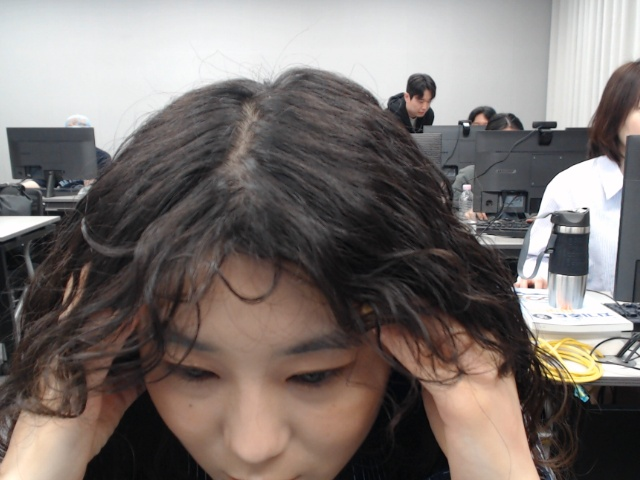
#> input picture hancom/14_yolo/basic/captured_images/result_20260720_093534.jpg, 640 x 480 px, found by its file name
$ python data_aug.py
#> lines starting #> are read from the running program, lines starting #| are printed output that depends on the picture
from PIL import Image, ImageEnhance, ImageOps       # 이미지 증강
import matplotlib.pyplot as plt

# 1. 이미지 로드
img = Image.open('captured_images/result_20260720_093534.jpg')
#> img is the input picture: PIL image 640x480 RGB; mean R, G, B 122.8, 114.6, 111.2

# 2. 이미지 증강(회전)
img_rotated = img.rotate(90)
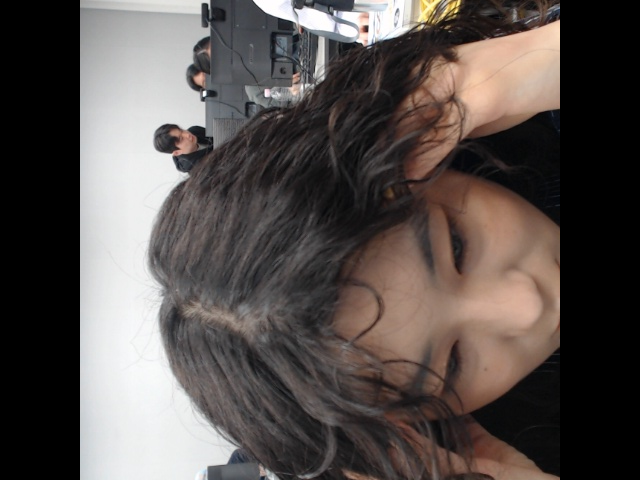
#> img_rotated: PIL image 640x480 RGB; mean R, G, B 88.3, 81, 78.1

# 2-1. 이미지 증강(밝기 조절)
enhancer = ImageEnhance.Brightness(img)
img_brightnesss = enhancer.enhance(0.5)
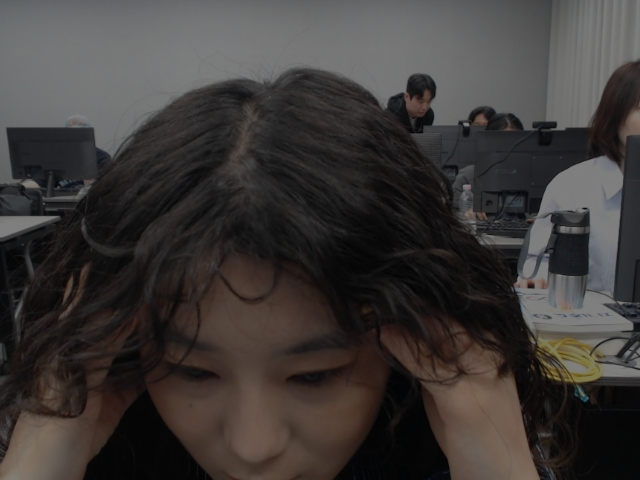
#> img_brightnesss: PIL image 640x480 RGB; mean R, G, B 61.2, 57.1, 55.3

# 2-2. 이미지 증강(좌우 반전)
img_flip = ImageOps.mirror(img)
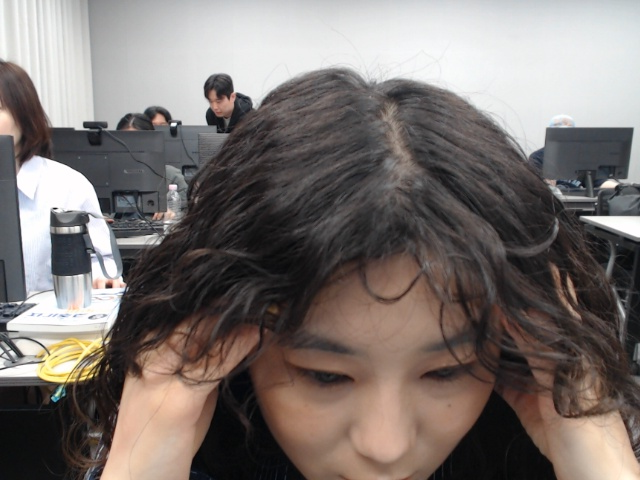
#> img_flip: PIL image 640x480 RGB; mean R, G, B 122.8, 114.6, 111.2

# 3. 결과 시각화
fig, ax = plt.subplots(2, 3, figsize = (20, 10))

# 3-1. 원본 이미지
ax[0,0].imshow(img)
ax[0,0].axis('off')
ax[0,0].set_title('Original')

# 3-2. 회전 이미지
ax[0,1].imshow(img_rotated)
ax[0,1].axis('off')
ax[0,1].set_title('Rotated 90')

# 3-3. 밝기 이미지
ax[0,2].imshow(img_brightnesss)
ax[0,2].axis('off')
ax[0,2].set_title('Brightness')

# 3-4. 좌우 반전 이미지
ax[1,0].imshow(img_flip)
ax[1,0].axis('off')
ax[1,0].set_title('Flip')


plt.show()
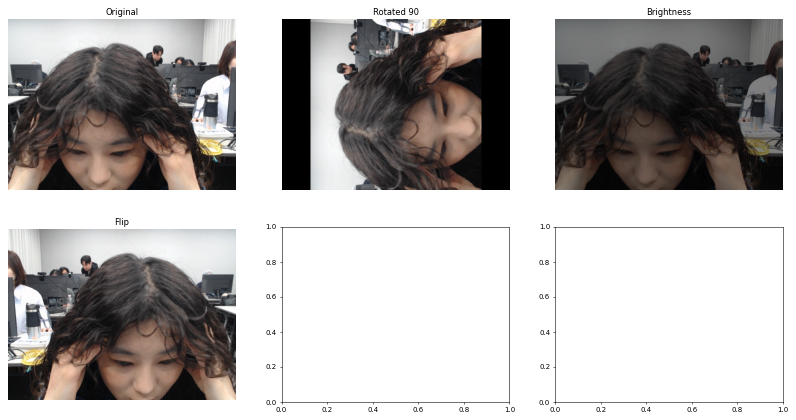
#> figure drawn by matplotlib, 4 panels

img_rotated.save("./img_rotate.jpg")
img_brightnesss.save('./img_brightness.jpg')
img_flip.save('./img_flip.jpg')
print("사진을 잘 저장했습니다")
